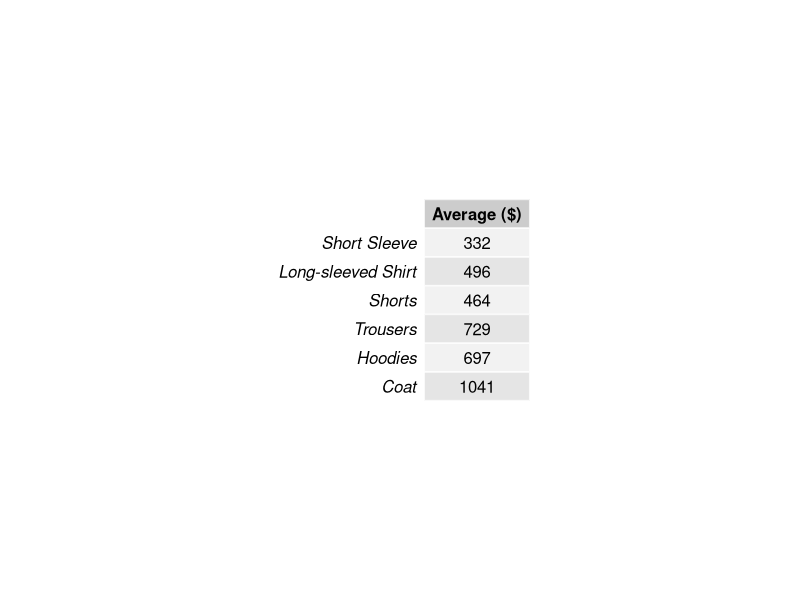
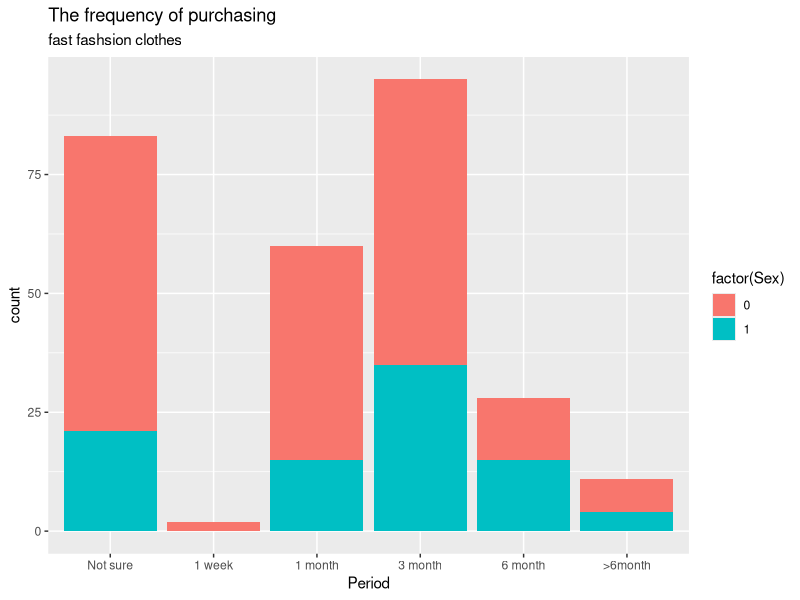
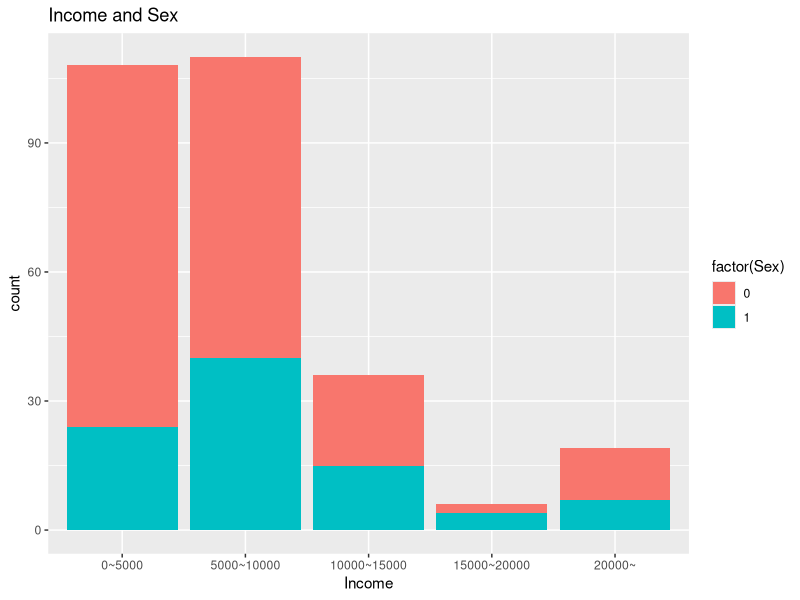

Reproduce these figures in R, in order. (Note: this script raises an error after producing the figures.)
# Load packages
library('ggplot2') #visualization
library('ggthemes') # visualization
library('gridExtra')

set.seed(101)

#read file
data <- read.csv("data.csv", header = T, stringsAsFactors = F)

#Visualization
#Willing to pay how much money to buy fast fashion clothes?
willToPay <- matrix(0, 6,1)
colnames(willToPay) = c("Average ($)")
rownames(willToPay) = c("Short Sleeve","Long-sleeved Shirt","Shorts","Trousers","Hoodies","Coat")
willToPay[,] = round(c(mean(data[,5]),mean(data[,6]),mean(data[,7]),mean(data[,8]),mean(data[,9]),mean(data[,10])),0)
plot.new()
grid.table(willToPay)

#Purchasing frequency and Sex
ggplot(data = data) + 
  geom_bar(mapping = aes(x = factor(data[,4]), fill = factor(Sex)))+ 
  labs(x = "Period", title="The frequency of purchasing",subtitle= "fast fashsion clothes")+
  scale_x_discrete( breaks = c("0","1","4","12","24","30"), labels=c("Not sure","1 week","1 month","3 month","6 month",">6month"))

#Income and Sex
ggplot(data = data) + 
  geom_bar(mapping = aes(x = factor(data[,65]), fill = factor(Sex)))+ 
  labs(x = "Income", title="Income and Sex")+
  scale_x_discrete( breaks = c("2500","7500","12500","17500","25000"), labels=c("0~5000","5000~10000","10000~15000","15000~20000","20000~"))

#Spearman rank correlation
spearman <- data[,5:10]
spearman[,7] <- data[,4]
spearman[,8] <- data[,65]
spearman[,9] <- data[,63]
colnames(spearman) <- c("Short Sleeve","Long-sleeved Shirt","Shorts","Trousers","Hoodies","Coat","frequency","Income","Sex")
abbreviateSTR <- function(value, prefix){  # format string more concisely
  lst = c()
  for (item in value) {
    if (is.nan(item) || is.na(item)) { # if item is NaN return empty string
      lst <- c(lst, '')
      next
    }
    item <- round(item, 2) # round to two digits
    if (item == 0) { # if rounding results in 0 clarify
      item = '<.01'
    }
    item <- as.character(item)
    item <- sub("(^[0])+", "", item)    # remove leading 0: 0.05 -> .05
    item <- sub("(^-[0])+", "-", item)  # remove leading -0: -0.05 -> -.05
    lst <- c(lst, paste(prefix, item, sep = ""))
  }
  return(lst)
}

cormatrix <- rcorr(as.matrix(spearman), type='spearman')
cordata = melt(cormatrix$r)
cordata$labelr = abbreviateSTR(melt(cormatrix$r)$value, 'r')
cordata$labelP = abbreviateSTR(melt(cormatrix$P)$value, 'P')
cordata$label = paste(cordata$labelr, "\n", 
                      cordata$labelP, sep = "")
cordata$strike = ""
cordata$strike[cormatrix$P > 0.05] = "X"

txtsize <- par('din')[2] / 2
ggplot(cordata, aes(x=Var1, y=Var2, fill=value)) + geom_tile() + 
  theme(axis.text.x = element_text(angle=90, hjust=TRUE)) +
  xlab("") + ylab("") + 
  geom_text(label=cordata$label, size=txtsize) + 
  geom_text(label=cordata$strike, size=txtsize * 4, color="red", alpha=0.4)
#p of frequency all > 0.05, can't reject h0
#all p between income and other clothes < 0.05, reject h0 
#but correlation coefficient all between 0.16~0.25, Modestly correlated
#all p between sex and other clothes < 0.05, reject h0 
#but correlation coefficient all between 0.20~0.34, Modestly correlated

#Linear regression, k fold validation
#Setting before splitting data
k=5
folds <- cut(seq(1,nrow(data)),breaks=k,labels=FALSE)
folds <- sample(folds, nrow(data))
p1 <- data.frame()
p2 <- data.frame()
p3 <- data.frame()
p4 <- data.frame()
p5 <- data.frame()
p6 <- data.frame()
r1 <- c()
r1 <- c()
r2 <- c()
r3 <- c()
r4 <- c()
r5 <- c()
r6 <- c()
for(i in 1:k) {
      # actual split of the data
      fold.test <- which(folds == i)
      if(i<k){
        fold.valid <- which(folds == i+1)
        fold.train <- which((folds != i) & (folds!=i+1))
      }else{
        fold.valid <- which(folds == 1)
        fold.train <- which((folds != i) & (folds!=1))
      }
      data.train <- data[fold.train,]
      data.test <- data[fold.test,]
      data.valid <- data[fold.valid,]
      # train and test the model
      L1 <- lm(formula = short_sleeve~factor(Sex)+Income,data = data.train)
      L2 <- lm(formula = long_sleeved_shirt~factor(Sex)+Income,data = data.train)
      L3 <- lm(formula = shorts~factor(Sex)+Income,data = data.train)
      L4 <- lm(formula = trousers~factor(Sex)+Income,data = data.train)
      L5 <- lm(formula = hoodies~factor(Sex)+Income,data = data.train)
      L6 <- lm(formula = coat~factor(Sex)+Income,data = data.train)
      r1[i] <- summary(L1)$adj.r.squared
      r2[i] <- summary(L2)$adj.r.squared
      r3[i] <- summary(L3)$adj.r.squared
      r4[i] <- summary(L4)$adj.r.squared
      r5[i] <- summary(L5)$adj.r.squared
      r6[i] <- summary(L6)$adj.r.squared
      p1[i,1] <- round(summary(L1)$coef[2,"Pr(>|t|)"],4)
      p1[i,2] <- round(summary(L1)$coef[3,"Pr(>|t|)"],4)
      p2[i,1] <- round(summary(L2)$coef[2,"Pr(>|t|)"],4)
      p2[i,2] <- round(summary(L2)$coef[3,"Pr(>|t|)"],4)
      p3[i,1] <- round(summary(L3)$coef[2,"Pr(>|t|)"],4)
      p3[i,2] <- round(summary(L3)$coef[3,"Pr(>|t|)"],4)
      p4[i,1] <- round(summary(L4)$coef[2,"Pr(>|t|)"],4)
      p4[i,2] <- round(summary(L4)$coef[3,"Pr(>|t|)"],4)
      p5[i,1] <- round(summary(L5)$coef[2,"Pr(>|t|)"],4)
      p5[i,2] <- round(summary(L5)$coef[3,"Pr(>|t|)"],4)
      p6[i,1] <- round(summary(L6)$coef[2,"Pr(>|t|)"],4)
      p6[i,2] <- round(summary(L6)$coef[3,"Pr(>|t|)"],4)
}
colnames(p1) <- c("pOfSex","pOfIncome")
colnames(p2) <- c("pOfSex","pOfIncome")
colnames(p3) <- c("pOfSex","pOfIncome")
colnames(p4) <- c("pOfSex","pOfIncome")
colnames(p5) <- c("pOfSex","pOfIncome")
colnames(p6) <- c("pOfSex","pOfIncome")

trainResult1 <- data.frame(actualValue=data.train$short_sleeve,predictValue=fitted(L1))
trainResult2 <- data.frame(actualValue=data.train$long_sleeved_shirt,predictValue=fitted(L2))
trainResult3 <- data.frame(actualValue=data.train$shorts,predictValue=fitted(L3))
trainResult4 <- data.frame(actualValue=data.train$trousers,predictValue=fitted(L4))
trainResult5 <- data.frame(actualValue=data.train$hoodies,predictValue=fitted(L5))
trainResult6 <- data.frame(actualValue=data.train$coat,predictValue=fitted(L6))
validResult1 <- data.frame(actualValue=data.valid$short_sleeve,predictValue=predict(L1,data.valid,type="response"))
validResult2 <- data.frame(actualValue=data.valid$long_sleeved_shirt,predictValue=predict(L2,data.valid,type="response"))
validResult3 <- data.frame(actualValue=data.valid$shorts,predictValue=predict(L3,data.valid,type="response"))
validResult4 <- data.frame(actualValue=data.valid$trousers,predictValue=predict(L4,data.valid,type="response"))
validResult5 <- data.frame(actualValue=data.valid$hoodies,predictValue=predict(L5,data.valid,type="response"))
validResult6 <- data.frame(actualValue=data.valid$coat,predictValue=predict(L6,data.valid,type="response"))
testResult1 <- data.frame(actualValue=data.test$short_sleeve,predictValue=predict(L1,data.test,type="response"))
testResult2 <- data.frame(actualValue=data.test$long_sleeved_shirt,predictValue=predict(L2,data.test,type="response"))
testResult3 <- data.frame(actualValue=data.test$shorts,predictValue=predict(L3,data.test,type="response"))
testResult4 <- data.frame(actualValue=data.test$trousers,predictValue=predict(L4,data.test,type="response"))
testResult5 <- data.frame(actualValue=data.test$hoodies,predictValue=predict(L5,data.test,type="response"))
testResult6 <- data.frame(actualValue=data.test$coat,predictValue=predict(L6,data.test,type="response"))

#Table of p
plot.new()
grid.arrange(
  textGrob("", 
           vjust=0, gp=gpar(fontsize=20)),
  textGrob("P value of different model in each fold", 
           vjust=0, gp=gpar(fontsize=20)),
  textGrob("", 
           vjust=0, gp=gpar(fontsize=20)),
  tableGrob(p1),
  tableGrob(p2),
  tableGrob(p3),
  tableGrob(p4),
  tableGrob(p5),
  tableGrob(p6),
  nrow=3)

#Table of R square
rSquare <- matrix(0, 6,k)
colnames(rSquare) <- c(1:k)
rownames(rSquare) <- c("Short Sleeve","Long-sleeved Shirt","Shorts","Trousers","Hoodies","Coat")
rSquare[1,1:k] = r1
rSquare[2,1:k] = r2
rSquare[3,1:k] = r3
rSquare[4,1:k] = r4
rSquare[5,1:k] = r5
rSquare[6,1:k] = r6
rSquare <- round(rSquare,2)
plot.new()
grid.arrange(
  textGrob("R square of different model in each fold", 
           vjust=0, gp=gpar(fontsize=16)),
  tableGrob(rSquare),
  nrow=2)